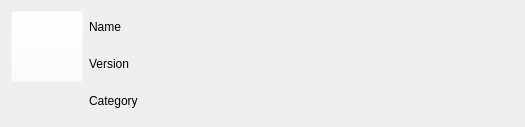
<?xml version="1.0" encoding="UTF-8"?>
<ui version="4.0">
 <class>fairwind::apps::settings::extensions::ExtensionItem</class>
 <widget class="QWidget" name="fairwind::apps::settings::extensions::ExtensionItem">
  <property name="geometry">
   <rect>
    <x>0</x>
    <y>0</y>
    <width>525</width>
    <height>127</height>
   </rect>
  </property>
  <property name="windowTitle">
   <string>ExtensionItem</string>
  </property>
  <property name="styleSheet">
   <string notr="true"/>
  </property>
  <layout class="QGridLayout" name="gridLayout">
   <item row="0" column="0">
    <layout class="QVBoxLayout" name="verticalLayout_sx">
     <item>
      <widget class="QToolButton" name="toolButton_Icon">
       <property name="styleSheet">
        <string notr="true">background-color: rgba(255, 255, 255, 0);</string>
       </property>
       <property name="text">
        <string/>
       </property>
       <property name="iconSize">
        <size>
         <width>64</width>
         <height>64</height>
        </size>
       </property>
      </widget>
     </item>
     <item>
      <spacer name="verticalSpacer">
       <property name="orientation">
        <enum>Qt::Vertical</enum>
       </property>
       <property name="sizeHint" stdset="0">
        <size>
         <width>20</width>
         <height>40</height>
        </size>
       </property>
      </spacer>
     </item>
    </layout>
   </item>
   <item row="0" column="1">
    <layout class="QVBoxLayout" name="verticalLayout_dx">
     <item>
      <widget class="QLabel" name="label_Name">
       <property name="sizePolicy">
        <sizepolicy hsizetype="Expanding" vsizetype="Preferred">
         <horstretch>0</horstretch>
         <verstretch>0</verstretch>
        </sizepolicy>
       </property>
       <property name="styleSheet">
        <string notr="true">background-color: rgba(255, 255, 255, 0);</string>
       </property>
       <property name="text">
        <string>Name</string>
       </property>
      </widget>
     </item>
     <item>
      <widget class="QLabel" name="label_Version">
       <property name="sizePolicy">
        <sizepolicy hsizetype="Expanding" vsizetype="Preferred">
         <horstretch>0</horstretch>
         <verstretch>0</verstretch>
        </sizepolicy>
       </property>
       <property name="styleSheet">
        <string notr="true">background-color: rgba(255, 255, 255, 0);</string>
       </property>
       <property name="text">
        <string>Version</string>
       </property>
      </widget>
     </item>
     <item>
      <widget class="QLabel" name="label_Category">
       <property name="sizePolicy">
        <sizepolicy hsizetype="Expanding" vsizetype="Preferred">
         <horstretch>0</horstretch>
         <verstretch>0</verstretch>
        </sizepolicy>
       </property>
       <property name="styleSheet">
        <string notr="true">background-color: rgba(255, 255, 255, 0);</string>
       </property>
       <property name="text">
        <string>Category</string>
       </property>
      </widget>
     </item>
    </layout>
   </item>
  </layout>
 </widget>
 <resources>
  <include location="../resourcesSettings.qrc"/>
 </resources>
 <connections/>
</ui>
